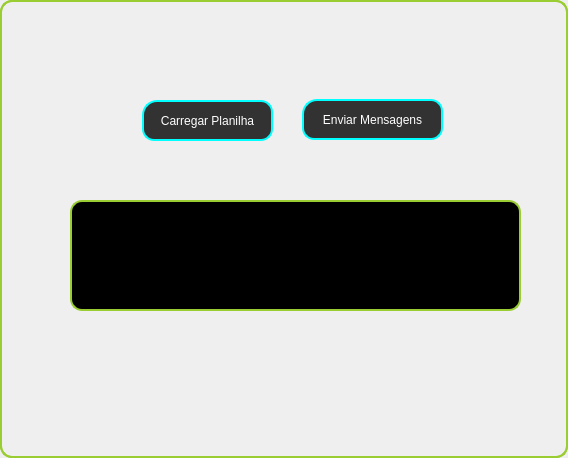
<?xml version="1.0" encoding="UTF-8"?>
<ui version="4.0">
 <class>MainWIndow</class>
 <widget class="QMainWindow" name="MainWIndow">
  <property name="geometry">
   <rect>
    <x>0</x>
    <y>0</y>
    <width>568</width>
    <height>458</height>
   </rect>
  </property>
  <property name="windowTitle">
   <string>LavAutomatic V.1.0</string>
  </property>
  <property name="windowOpacity">
   <double>-8.000000000000000</double>
  </property>
  <property name="styleSheet">
   <string notr="true">border-radius:12px;
border:2px solid yellowgreen;
animation: 1.5s linear infinite;










</string>
  </property>
  <widget class="QWidget" name="centralwidget">
   <widget class="QPushButton" name="loadButton">
    <property name="geometry">
     <rect>
      <x>142</x>
      <y>100</y>
      <width>131</width>
      <height>41</height>
     </rect>
    </property>
    <property name="styleSheet">
     <string notr="true">QPushButton{
width: 98%;
padding: 10px;
border-color:black;
border-top-left-radius: 15px;
border-bottom-right-radius: 12px;
border:2px solid cyan;
background-color: #323232;
color: white;
font-family: 'Orbitron', sans-serif;
}
QPushButton:hover{
	background-color: cyan;
    color:black;
}
</string>
    </property>
    <property name="text">
     <string>Carregar Planilha</string>
    </property>
   </widget>
   <widget class="QPushButton" name="sendButton">
    <property name="geometry">
     <rect>
      <x>302</x>
      <y>99</y>
      <width>141</width>
      <height>41</height>
     </rect>
    </property>
    <property name="styleSheet">
     <string notr="true">QPushButton{
width: 98%;
padding: 10px;
border-color:black;
border-top-left-radius: 15px;
border-bottom-right-radius: 12px;
border:2px solid cyan;
background-color: #323232;
color: white;
font-family: 'Orbitron', sans-serif;
}
QPushButton:hover{
	background-color: cyan;
    color:black;
}
</string>
    </property>
    <property name="text">
     <string>Enviar Mensagens</string>
    </property>
   </widget>
   <widget class="QTextEdit" name="statusText">
    <property name="geometry">
     <rect>
      <x>70</x>
      <y>200</y>
      <width>451</width>
      <height>111</height>
     </rect>
    </property>
    <property name="styleSheet">
     <string notr="true">QTextEdit{
color: white;
background-color: rgb(0, 0, 0);
}</string>
    </property>
    <property name="placeholderText">
     <string/>
    </property>
   </widget>
  </widget>
 </widget>
 <resources/>
 <connections/>
</ui>
